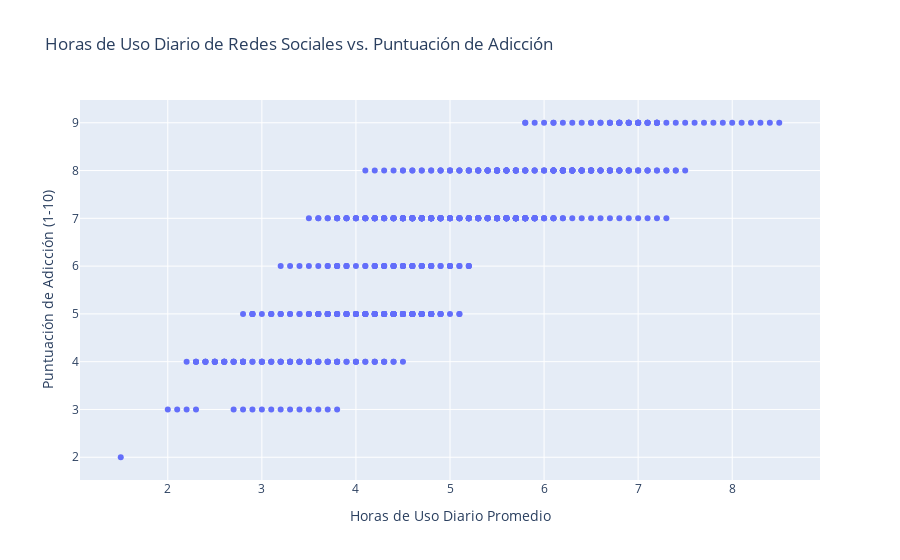

Notebook code cell kept with this figure:
### Markdown cell above
### A continuación realizaremos algunos gráficos de dispersión:

### Code cell
# Gráfico de dispersión de hrs de uso diario vs puntuación de adicción a social media
fig_addiction = px.scatter(students_data,
                           x='Avg_Daily_Usage_Hours',
                           y='Addicted_Score',
                           title='Horas de Uso Diario de Redes Sociales vs. Puntuación de Adicción',
                           labels={
                               'Avg_Daily_Usage_Hours': 'Horas de Uso Diario Promedio',
                               'Addicted_Score': 'Puntuación de Adicción (1-10)'
                           })
fig_addiction.show()

### Figure 1 — Plotly figure (JSON) as saved in the notebook; plotly's stock layout.template omitted (floating-point values rounded to 4 significant figures; data arrays with more than 128 entries replaced by an {"elided": "..."} marker saying what was removed)
{"data": [{"hovertemplate": "Horas de Uso Diario Promedio=%{x}<br>Puntuación de Adicción (1-10)=%{y}<extra></extra>", "legendgroup": "", "marker": {"color": "#636efa", "symbol": "circle"}, "mode": "markers", "name": "", "orientation": "v", "showlegend": false, "type": "scatter", "x": {"elided": "705 float values"}, "xaxis": "x", "y": {"elided": "705 int values"}, "yaxis": "y"}], "layout": {"legend": {"tracegroupgap": 0}, "title": {"text": "Horas de Uso Diario de Redes Sociales vs. Puntuación de Adicción"}, "xaxis": {"anchor": "y", "domain": [0, 1], "title": {"text": "Horas de Uso Diario Promedio"}}, "yaxis": {"anchor": "x", "domain": [0, 1], "title": {"text": "Puntuación de Adicción (1-10)"}}}}
